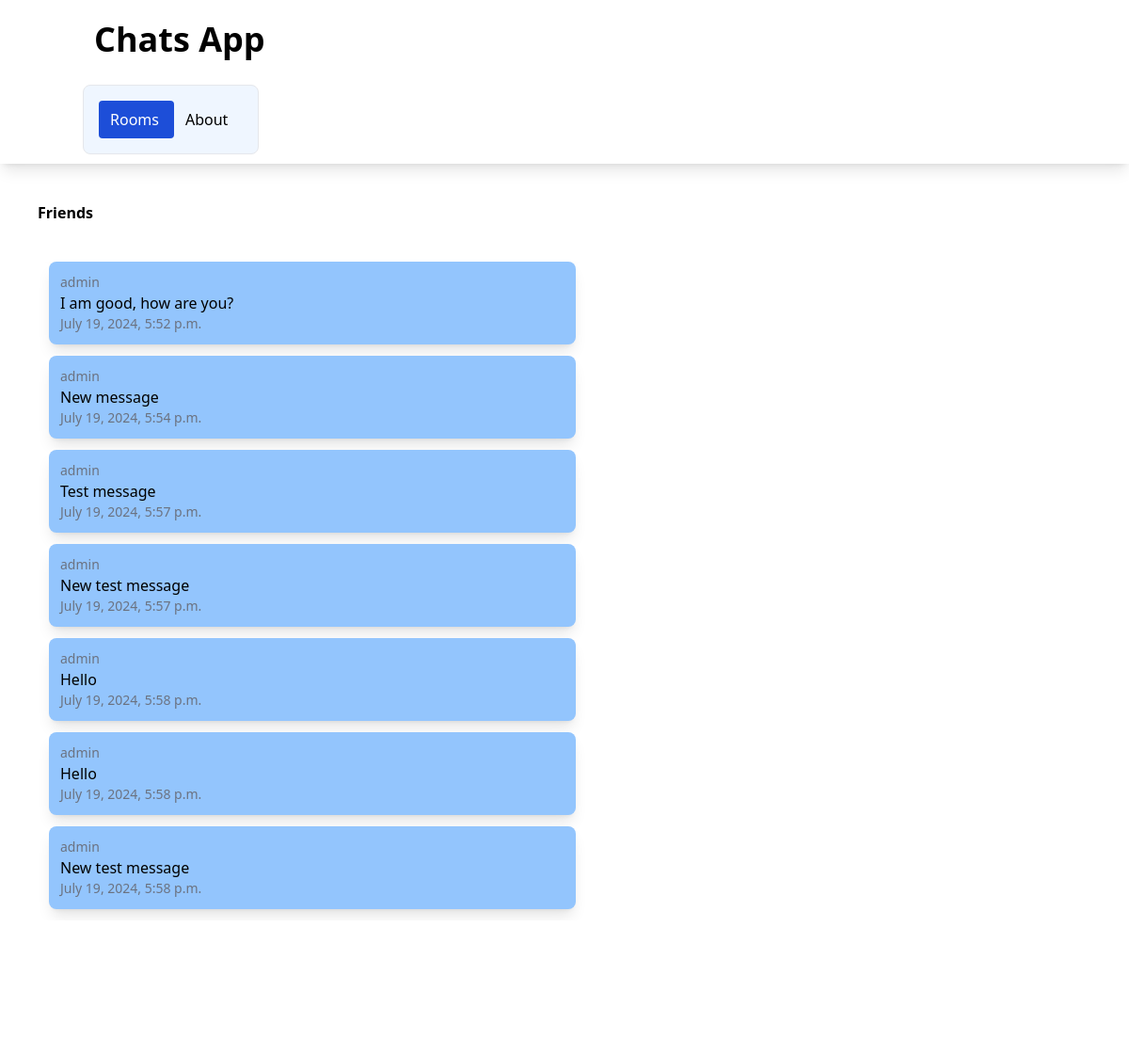
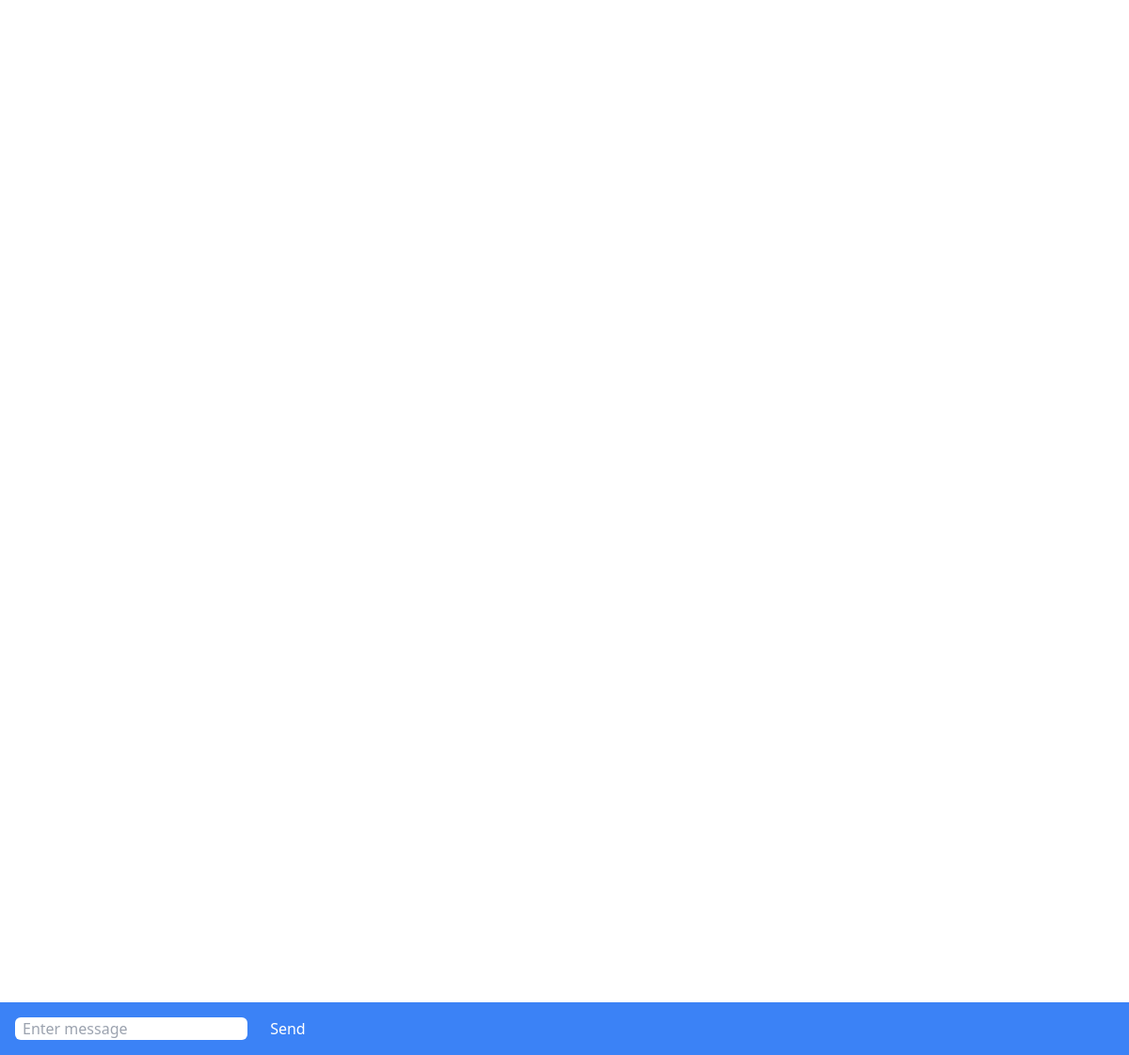
Screenshot of /rooms/friends123/ (signed in) with the database file from the repository (2 pictures, top to bottom).
### chatapp/models.py (models this page shows, shortened)
class ChatRoom(models.Model):
    name = models.CharField(max_length=100)
    slug = models.SlugField(unique=True)

class ChatMessage(models.Model):
    user = models.ForeignKey(User, on_delete=models.CASCADE)
    room = models.ForeignKey(ChatRoom, on_delete=models.CASCADE)
    message_content = models.TextField()
    date = models.DateTimeField(auto_now=True)
    class Meta:
        ordering=('date',)

### chatapp/views.py (the view)
# urls.py: path('<slug:slug>/', views.chatroom,name="chatroom"),
def chatroom(request,slug):
    chatroom = ChatRoom.objects.get(slug=slug)
    messages = ChatMessage.objects.filter(room=chatroom)[0:30]
    return render(request,'chatapp/room.html',{'chatroom':chatroom,'messages':messages})

### chatapp/templates/chatapp/room.html (shortened to what this page needs)
{% extends 'chatapp/base.html' %}
{% block body %}
<div class="m-10 font-bold">
    {{ chatroom.name }}
</div>
<div class="message-container m-10 overflow-auto h-[700px]" id="message-container">
    <div id="chat-messages">
        {% for message in messages %}
        <div class="message shadow-lg p-3 m-3 rounded-lg w-1/2 bg-blue-300">
            <div class="text-sm text-gray-500">
                {{ message.user.username }}
            </div>
                {{ message.message_content }}
            <div class="text-sm text-gray-500">
                {{ message.date }}
            </div>
        </div>
        {% endfor %}
    </div>
</div>
<div class="form-container fixed inset-x-0 bottom-0 bg-blue-500 p-4">
    <form method="POST">
        <input class="rounded-md px-2" id="message-input" type="text" name="message" placeholder="Enter message">
        <button class="text-white ml-5" id="send-button" type="submit">Send</button>
    </form>
</div>
{% endblock %}

### rows the page displays
ChatRoom: name "Friends"
ChatMessage: user.username "admin", message_content "I am good, how are you?", date "July 19, 2024, 5:52 p.m."
ChatMessage: user.username "admin", message_content "New message", date "July 19, 2024, 5:54 p.m."
ChatMessage: user.username "admin", message_content "Test message", date "July 19, 2024, 5:57 p.m."
ChatMessage: user.username "admin", message_content "New test message", date "July 19, 2024, 5:57 p.m."
ChatMessage: user.username "admin", message_content "Hello", date "July 19, 2024, 5:58 p.m."
ChatMessage: user.username "admin", message_content "Hello", date "July 19, 2024, 5:58 p.m."
ChatMessage: user.username "admin", message_content "New test message", date "July 19, 2024, 5:58 p.m."
